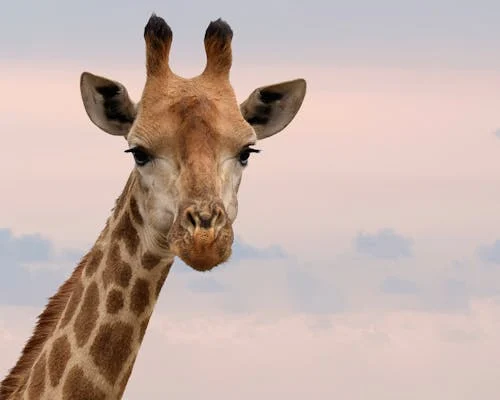
#> input picture zwierz.jpg, 500 x 400 px
$ python zzad1.py
#> lines starting #> are read from the running program, lines starting #| are printed output that depends on the picture
import cv2

image = cv2.imread('zwierz.jpg')
#> image is the input picture: shape (400, 500, 3); mean B, G, R 168.4, 176, 196.7

roi = image[0:100, 0:100]
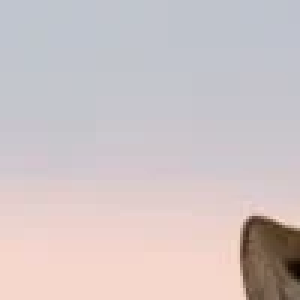
#> roi: shape (100, 100, 3) (shown 3 times larger); mean B, G, R 197.2, 196.1, 206.4

cv2.imshow('ROI', roi)
cv2.waitKey(0)
cv2.destroyAllWindows()

$ run again, with auto.jpg copied over zwierz.jpg
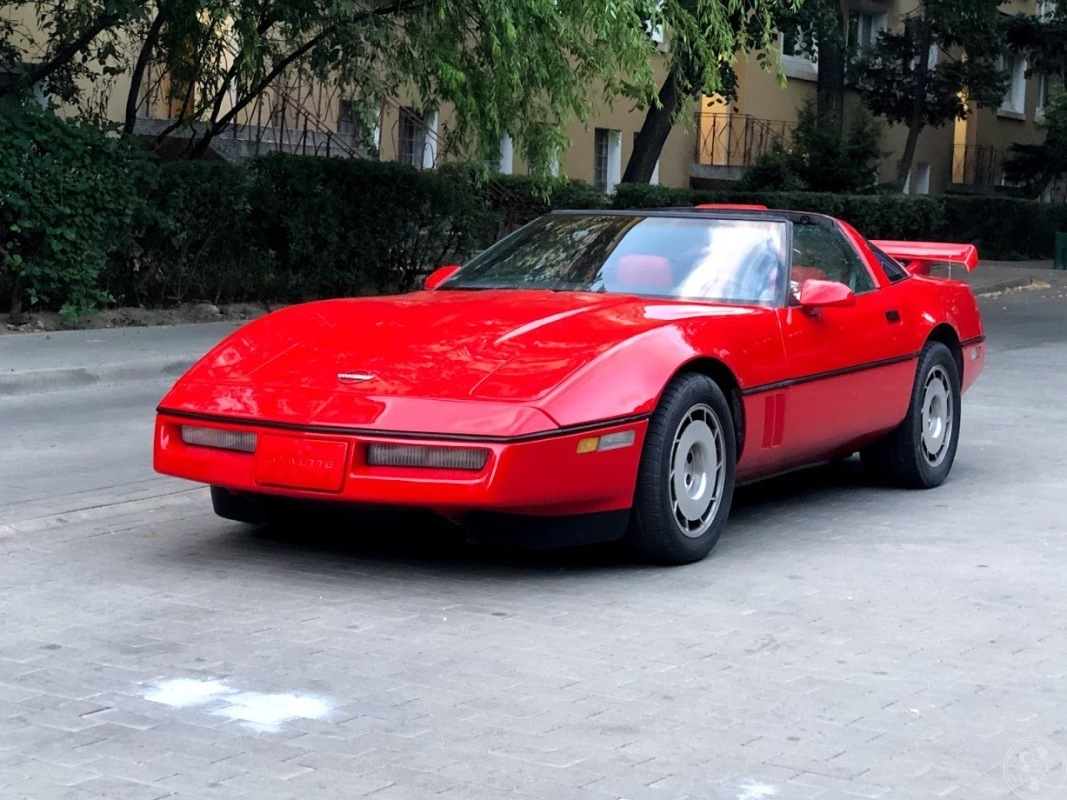
#> input picture auto.jpg, 1067 x 800 px
#> image is the input picture: shape (800, 1067, 3); mean B, G, R 110.6, 104.9, 128.4
#> `roi = image[0:100, 0:100]`:
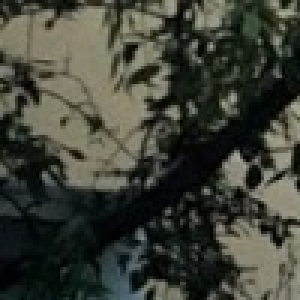
#> roi: shape (100, 100, 3) (shown 3 times larger); mean B, G, R 55.4, 65, 62.5
